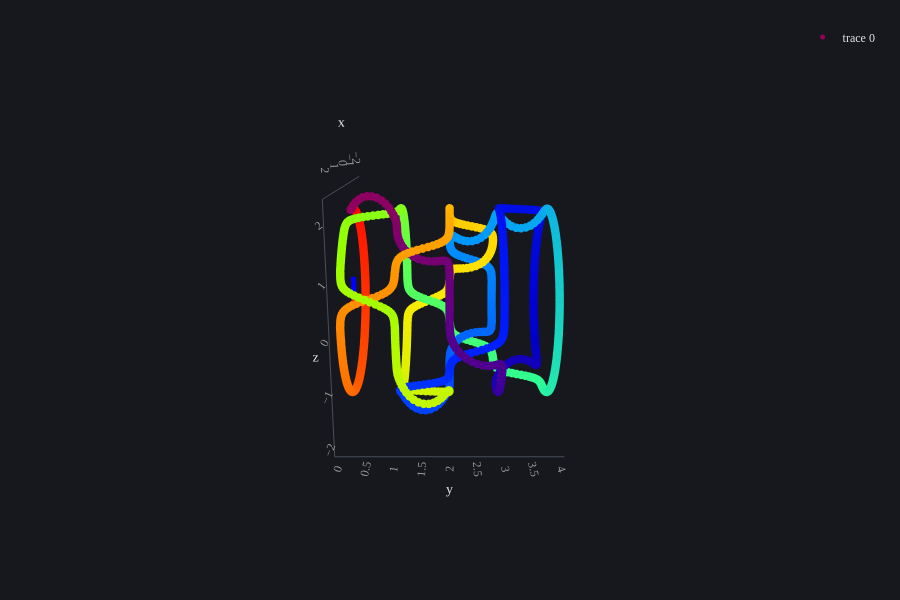

Here is the notebook cell this chart was saved with:
### Markdown cell above
### Linking the individual operation blocks

### Code cell
# linking the individual segments!

# create the new singular pointlist
pts_xyz = np.zeros(shape=(n_ops*n_braids*n_pts_per_ops, 3))

# decompose the per-braid lists into it's individual operations and create one list of all the individual op. these sequences are known to be connected points within itself.
block_list = eo.rearrange(bpts_xyz, "braid (block pts) xyz -> (braid block) pts xyz", pts=n_pts_per_ops)

# ----- for each LAST point, find the corresponding closest next FISRT point -----

# extract only the beginning and end points of each block "chain"
first_points = block_list[:, 0, :] # [n_first_pts, 3]
last_points = block_list[:, -1, :] # [n_last_pts, 3]

# batched point differences
diffs = (
    eo.rearrange(last_points, "n_last xyz -> n_last 1 xyz") -
    eo.rearrange(first_points, "n_first xyz -> 1 n_first xyz") 
    
)
squared_dist = eo.reduce(diffs**2, "n_last n_first xyz -> n_last n_first", "sum")

# argmin finds all the links, but they are unordered!
successor_map = np.argmin(squared_dist, axis=1)

# link all the blocks into one list
if len(set(successor_map)) != len(successor_map):
    raise ValueError("ambiguous linking: some block has multiple predecessors")

block_id = 0
order = []
visited = set()

for _ in range(len(successor_map)):
    if block_id in visited:
        raise ValueError(f"knot is made up of disjoint loops!")
    
    visited.add(int(block_id))
    order.append(block_id)
    block_id = successor_map[block_id]
 
pts_xyz = eo.rearrange(block_list[order], "allblocks pts xyz -> (allblocks pts) xyz")

plot_pts(pts_xyz)

### Figure 1 — Plotly figure (JSON) as saved in the notebook; plotly's stock layout.template omitted (floating-point values rounded to 4 significant figures; data arrays with more than 128 entries replaced by an {"elided": "..."} marker saying what was removed)
{"data": [{"marker": {"color": {"elided": "1800 int values"}, "colorscale": [[0, "rgb(150,0,90)"], [0.125, "rgb(0,0,200)"], [0.25, "rgb(0,25,255)"], [0.375, "rgb(0,152,255)"], [0.5, "rgb(44,255,150)"], [0.625, "rgb(151,255,0)"], [0.75, "rgb(255,234,0)"], [0.875, "rgb(255,111,0)"], [1, "rgb(255,0,0)"]], "size": 5}, "type": "scatter3d", "x": {"elided": "1800 float values"}, "y": {"elided": "1800 float values"}, "z": {"elided": "1800 float values"}}, {"hoverinfo": "skip", "line": {"color": "red", "width": 10}, "mode": "lines", "showlegend": false, "type": "scatter3d", "x": [0, 0.5], "y": [0, 0], "z": [0, 0]}, {"hoverinfo": "skip", "line": {"color": "green", "width": 10}, "mode": "lines", "showlegend": false, "type": "scatter3d", "x": [0, 0], "y": [0, 0.5], "z": [0, 0]}, {"hoverinfo": "skip", "line": {"color": "blue", "width": 10}, "mode": "lines", "showlegend": false, "type": "scatter3d", "x": [0, 0], "y": [0, 0], "z": [0, 0.5]}], "layout": {"height": 600, "scene": {"aspectmode": "data", "camera": {"center": {"x": 0, "y": 0, "z": 0}, "eye": {"x": 3, "y": 0, "z": 0.8}, "up": {"x": -1, "y": 0, "z": 0}}}}}
